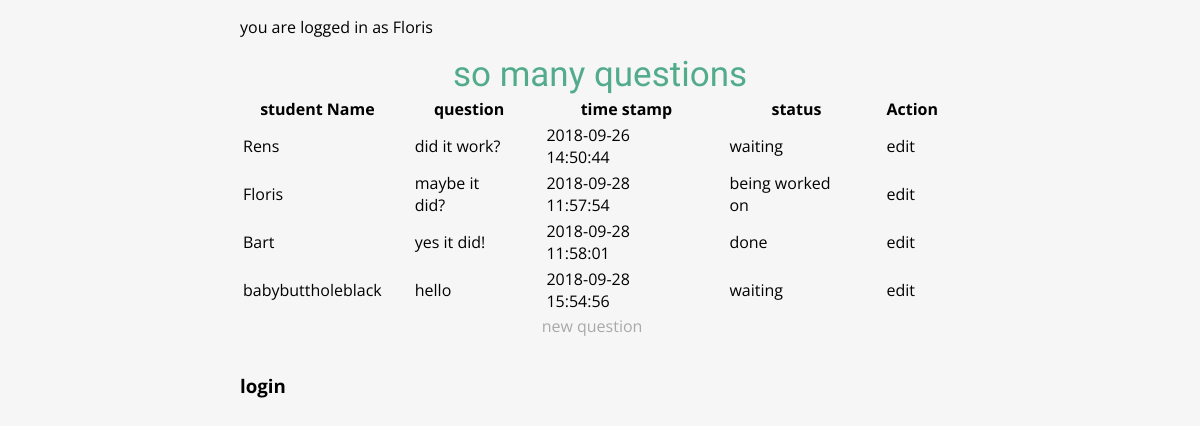
The page /webapp/index (signed in) on the database its author committed.
### tables this page shows
CREATE TABLE IF NOT EXISTS `questions` (
  `question_id` int(11) NOT NULL,
  `student_id` int(11) NOT NULL,
  `question_text` varchar(60) NOT NULL,
  `time_stamp` datetime DEFAULT CURRENT_TIMESTAMP ON UPDATE CURRENT_TIMESTAMP,
  `progress_id` int(11) NOT NULL
);

CREATE TABLE IF NOT EXISTS `students` (
  `student_id` int(11) NOT NULL,
  `student_name` varchar(60) NOT NULL,
  `student_password` varchar(60) NOT NULL,
  `power_lvl` int(11) NOT NULL
);

CREATE TABLE IF NOT EXISTS `progress` (
  `progress_id` int(11) NOT NULL,
  `status` varchar(255) DEFAULT NULL
);

### core/core.php (called while the page is built, shortened)
<?php
function render($filename, $data = null)
{
	require(ROOT . 'view/templates/header.php');
	require(ROOT . 'view/' . $filename . '.php');
	require(ROOT . 'view/templates/footer.php');
}

### controller/webappController.php (called while the page is built, shortened)
<?php
require(ROOT . "model/webappModel.php");
function index()
{
	$allQuestions = generateQuestions();
	render("webapp/index", array(
		'questions' => $allQuestions)
	);
}

### public/index.php (called while the page is built, shortened)
<?php
require(ROOT . "core/core.php");
route();

### model/webappModel.php (called while the page is built, shortened)
<?php
function generateQuestions()
{
	$db = openDatabaseConnection();
	$sql = "SELECT * FROM `questions`
		JOIN `students` ON `questions`.`student_id` = `students`.`student_id`
		JOIN `progress` ON `questions`.`progress_id` = `progress`.`progress_id`
		ORDER BY `questions`.`time_stamp` ASC";
	$query = $db->prepare($sql);
	$query->execute();
	return $query->fetchAll();
}

### view/webapp/index.php (the view, shortened to what this page needs)
<?php
if (!$_SESSION['student_name'] == null) { ?>
	<p>you are logged in as <?= $_SESSION['student_name'] ?></p>
<?php
}
?>
<h2 id="questions_main">so many questions</h2>
	<table id="myTable">
		<thead>
			<tr>
				<th colspan="1" onclick="sortTable(0)">student Name</th>
				<th colspan="5" onclick="sortTable(1)">question</th>
				<th colspan="2" onclick="sortTable(2)">time stamp</th>
				<th colspan="1">status</th>
				<?php
				if ($_SESSION['power_lvl'] == 1) { ?>
				<th colspan="1">Action</th>
				<?php
				}
				?>
			</tr>
		</thead>
		<tbody>
<?php
foreach ($questions as $question) {
?>
			<tr>
				<td><?= $question["student_name"] ?></td>
				<td colspan="5"><?= $question["question_text"] ?></td>
				<td colspan="2"><?= $question["time_stamp"] ?></td>
				<td><?= $question["status"] ?></td>
				<?php
				if ($_SESSION['power_lvl'] == 1) { ?>
				<td class="center"><a href="<?= URL ?>webapp/editQuestionPage/<?= $question["question_id"] ?>">edit</a></td>
				<?php
				}
				?>
			</tr>
<?php
}
?>
		</tbody>
	</table>
	<?php
if (!$_SESSION['student_name'] == null) { ?>
	<p><a href="<?= URL ?>webapp/createQuestionPage">new question</a></p>
<?php
}
?>
	<h3><a href="<?= URL ?>webapp/loginPage">login</a></h3>

### public/css/main.css (style rules this page uses)
body { margin: 0 auto; width: 60%; background-color: #f6f6f6; }
body { font-family: Open Sans, Verdana, sans-serif; font-size: 12pt; }
h2 { font-family: Open Sans Condensed, sans-serif; font-weight: normal; font-size: 35px; color: #069; margin-bottom: 0; }
h2 { margin: 0; }
h2 ~ p { margin: 0; position: relative; top: -40px; left: 50px; }
p:last-of-type { position: static; }
a { color: black; text-decoration: none; }
p:last-of-type a { display: block; text-align: center; margin-bottom: 20px; color: darkgrey; overflow: hidden; padding-bottom: 1rem; font-size: 1rem; margin-right: 1rem; position: relative; z-index: 2; }
td { padding-right: 30px; }
th { padding-right: 20px; }
#questions_main { color: #52ac8b; text-align: center; }

### rows shown on the page
questions: student.student_name "Rens", question_text "did it work?", time_stamp "2018-09-26 14:50:44", progress.status "waiting"
questions: student.student_name "Floris", question_text "maybe it did?", time_stamp "2018-09-28 11:57:54", progress.status "being worked on"
questions: student.student_name "Bart", question_text "yes it did!", time_stamp "2018-09-28 11:58:01", progress.status "done"
questions: student.student_name "babybuttholeblack", question_text "hello", time_stamp "2018-09-28 15:54:56", progress.status "waiting"

### other values the page prints
$_SESSION['student_name'] "Floris"
